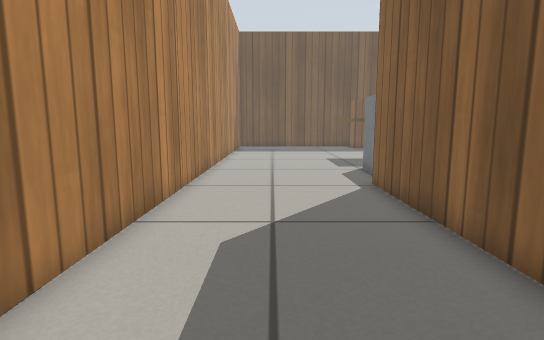
View 1 (above)

17 first-person views from a walk through a robot-simulator world made for Gazebo. The camera is 0.5 m above the floor, tilts 8° down and sees 80° across. The floor is counted in squares, 0.25 m on a side. Each view is taken from the middle of a square. On the plan, view 1 faces up. The plan holds only what a view shows up to about 18 squares ahead; the rest is blank. Gazebo's built-in surfaces are drawn with simple patterns.

View 2
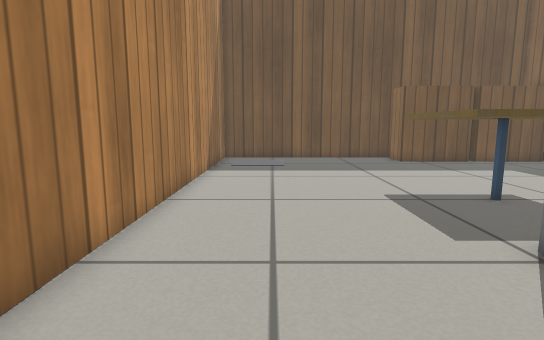

View 3
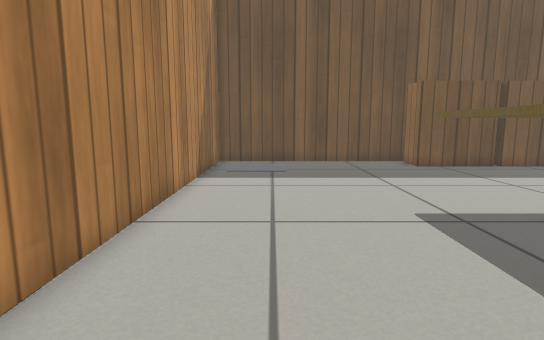

View 4
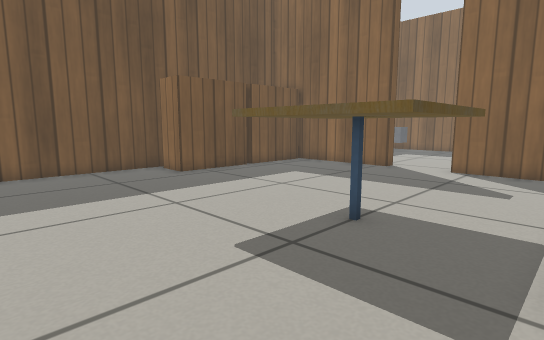

View 5
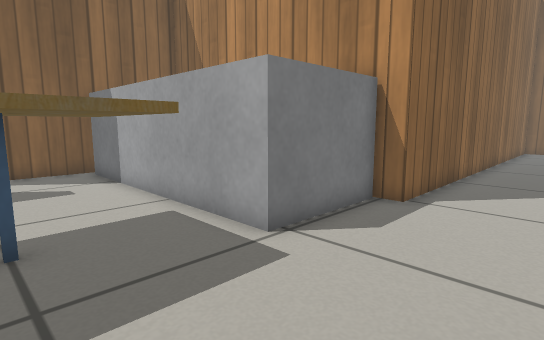

View 6
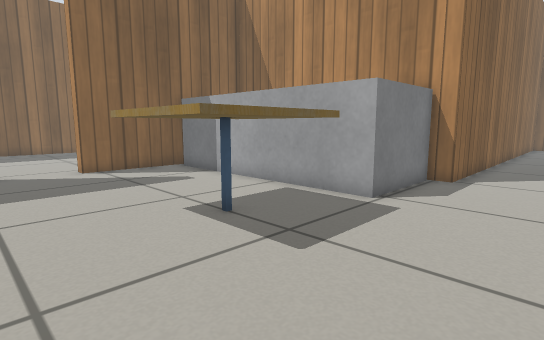

View 7
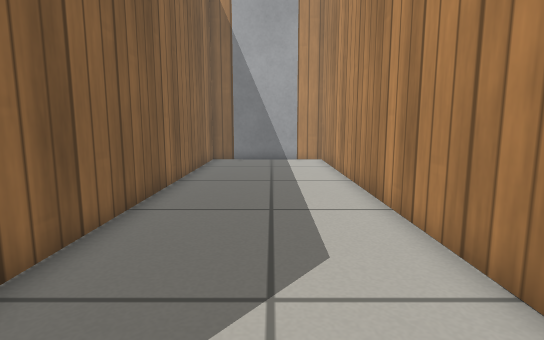

View 8
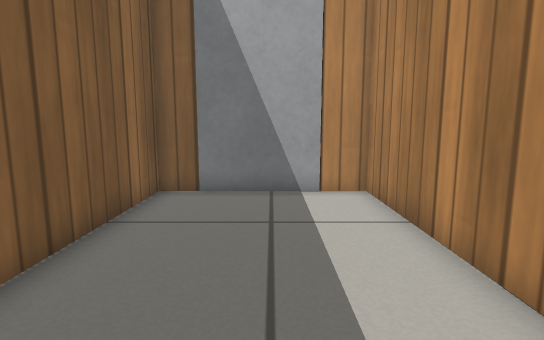

View 9
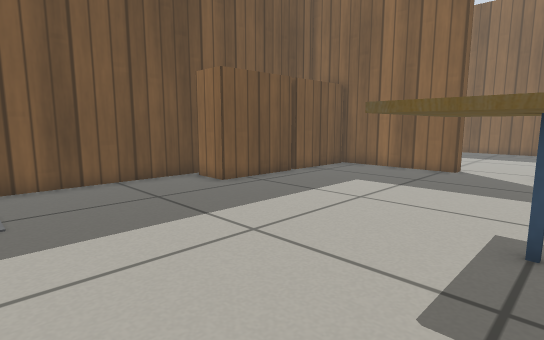

View 10
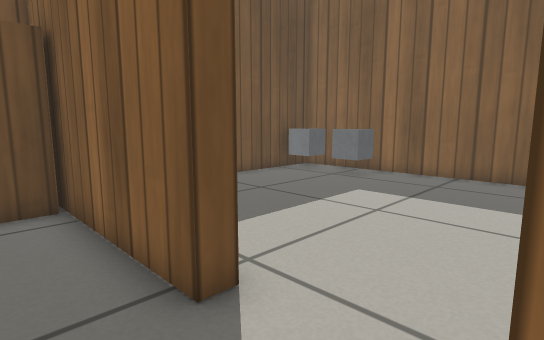

View 11
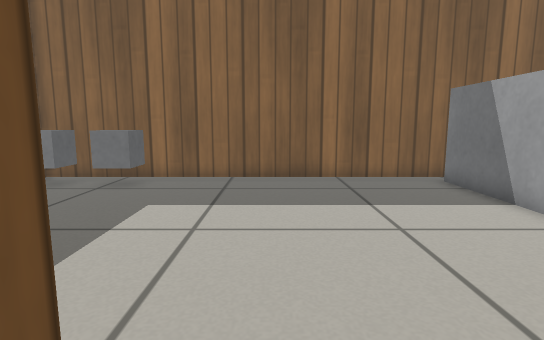

View 12
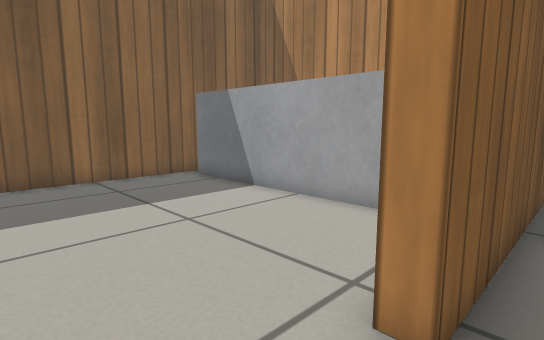

View 13
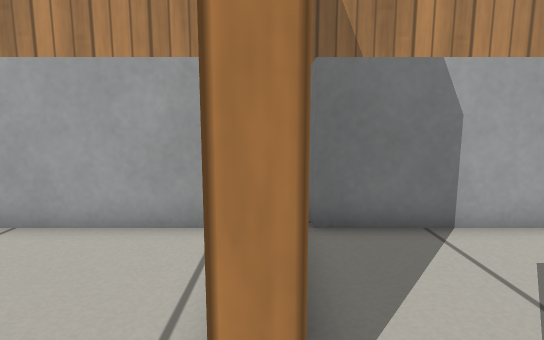

View 14
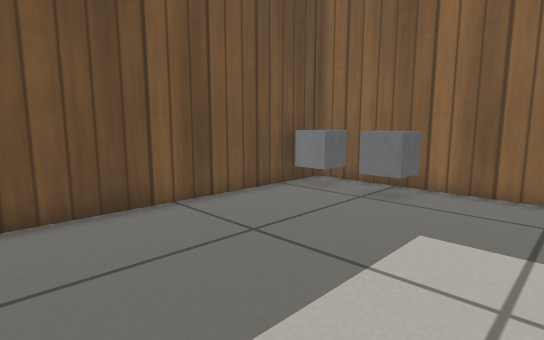

View 15
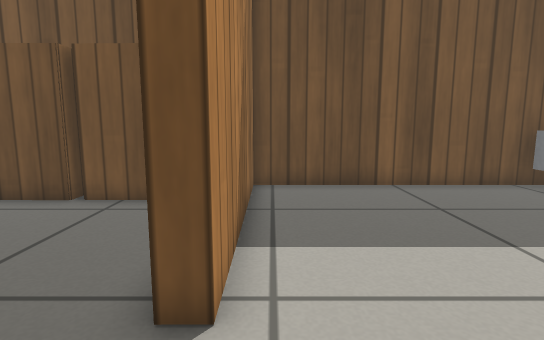

View 16
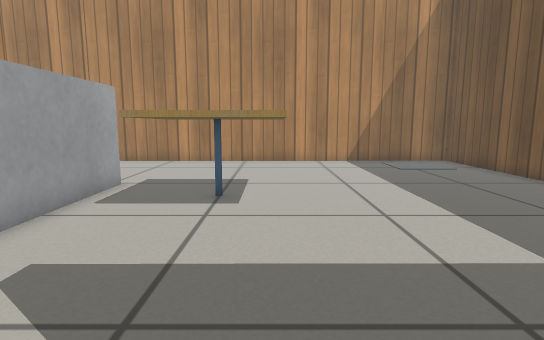

View 17
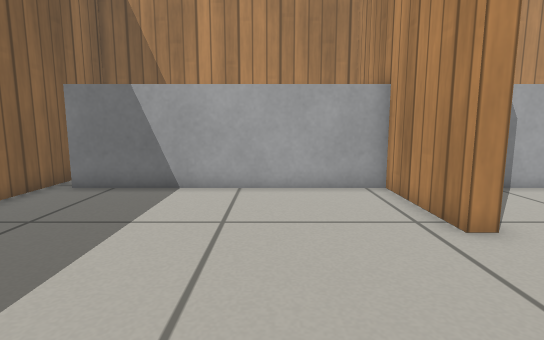

### Floor plan
Key: @ floor where view 1 was taken; # wall or solid block; . floor; T cafe table; B grey box; K bookshelf; L door leaf.
Columns run from 3 left of view 1 to 26 right of it. Each row starts with its distance up from view 1.
 30 ##############################
 29 #.........K       #........BB#
 28 #.........KKKKKKKK#........BB#
 27 #.................#.........B#
 26 #.................#........BB#
 25 #.................#..........#
 24 #.................#..........#
 23 #.................#..........#
 22 #............................#
 21 #............................#
 20 #......TTTTT.................#
 19 #......TTTTT......#..........#
 18 #......TTTTT......#..........#
 17 #......TTTTT......#..........#
 16 #.................#..........#
 15 #......BBBBBBBBBBB#BBBBBBBBBB#
 14 #......B         B#          #
 13 #......B          #          #
 12 #......B          #          #
 11 #......#BBBBBBBBB##BBBBBBBBBB#
 10 #......#
  9 #......#
  8 #......#
  7 #......#
  6 #......#
  5 #......#
  4 #......#
  3 #......#
  2 #......#
  1 #......#
  0 #..@...#
 -1 #......#
 -2 #......#
 -3 #......#
 -4 #......#
 -5 #......#
 -6 #......#
 -7 #......#
 -8 #......#
 -9 ##LLL###

Positions as (right, up) in squares from view 1, and headings:
1: (0, 0), facing up
2: (0, 10), facing up
3: (0, 12), facing up
4: (0, 15), facing up-right
5: (0, 19), facing down-right
6: (0, 23), facing down-right
7: (0, 10), facing down
8: (0, 1), facing down
9: (0, 18), facing up-right
10: (13, 19), facing up-right
11: (14, 21), facing right
12: (14, 22), facing down-right
13: (15, 21), facing down
14: (16, 22), facing up-right
15: (16, 19), facing up
16: (15, 20), facing left
17: (19, 25), facing down
